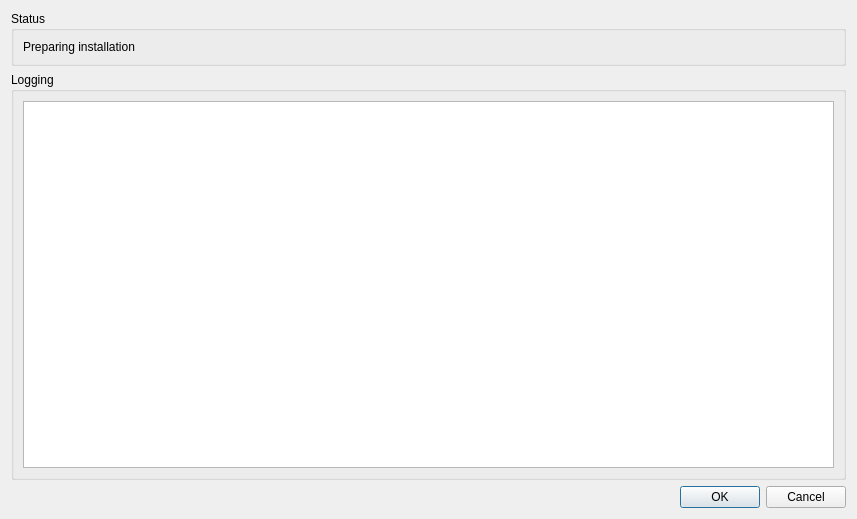
<?xml version="1.0" encoding="UTF-8"?>
<ui version="4.0">
 <class>dlgHydroMTInstallation</class>
 <widget class="QDialog" name="dlgHydroMTInstallation">
  <property name="geometry">
   <rect>
    <x>0</x>
    <y>0</y>
    <width>857</width>
    <height>519</height>
   </rect>
  </property>
  <property name="windowTitle">
   <string>HydroMT_wflow installation</string>
  </property>
  <layout class="QVBoxLayout" name="verticalLayout">
   <item>
    <widget class="QGroupBox" name="groupBox_2">
     <property name="title">
      <string>Status</string>
     </property>
     <layout class="QVBoxLayout" name="verticalLayout_3">
      <item>
       <widget class="QLabel" name="lblCalculationStatus">
        <property name="text">
         <string>Preparing installation</string>
        </property>
       </widget>
      </item>
     </layout>
    </widget>
   </item>
   <item>
    <widget class="QGroupBox" name="groupBox">
     <property name="title">
      <string>Logging</string>
     </property>
     <layout class="QVBoxLayout" name="verticalLayout_2">
      <item>
       <widget class="QPlainTextEdit" name="textBrowser">
        <property name="enabled">
         <bool>true</bool>
        </property>
        <property name="readOnly">
         <bool>true</bool>
        </property>
       </widget>
      </item>
     </layout>
    </widget>
   </item>
   <item>
    <widget class="QDialogButtonBox" name="buttonBox">
     <property name="orientation">
      <enum>Qt::Horizontal</enum>
     </property>
     <property name="standardButtons">
      <set>QDialogButtonBox::Cancel|QDialogButtonBox::Ok</set>
     </property>
    </widget>
   </item>
  </layout>
 </widget>
 <resources/>
 <connections>
  <connection>
   <sender>buttonBox</sender>
   <signal>accepted()</signal>
   <receiver>dlgHydroMTInstallation</receiver>
   <slot>accept()</slot>
   <hints>
    <hint type="sourcelabel">
     <x>248</x>
     <y>254</y>
    </hint>
    <hint type="destinationlabel">
     <x>157</x>
     <y>274</y>
    </hint>
   </hints>
  </connection>
  <connection>
   <sender>buttonBox</sender>
   <signal>rejected()</signal>
   <receiver>dlgHydroMTInstallation</receiver>
   <slot>reject()</slot>
   <hints>
    <hint type="sourcelabel">
     <x>316</x>
     <y>260</y>
    </hint>
    <hint type="destinationlabel">
     <x>286</x>
     <y>274</y>
    </hint>
   </hints>
  </connection>
 </connections>
</ui>
